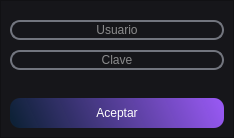
<?xml version="1.0" encoding="UTF-8"?>
<ui version="4.0">
 <class>Dialog_login</class>
 <widget class="QDialog" name="Dialog_login">
  <property name="geometry">
   <rect>
    <x>0</x>
    <y>0</y>
    <width>234</width>
    <height>138</height>
   </rect>
  </property>
  <property name="windowTitle">
   <string>Login</string>
  </property>
  <property name="styleSheet">
   <string notr="true">background-color: rgb(22, 22, 26);</string>
  </property>
  <layout class="QGridLayout" name="gridLayout">
   <property name="leftMargin">
    <number>0</number>
   </property>
   <property name="topMargin">
    <number>0</number>
   </property>
   <property name="rightMargin">
    <number>0</number>
   </property>
   <property name="bottomMargin">
    <number>0</number>
   </property>
   <property name="spacing">
    <number>0</number>
   </property>
   <item row="0" column="0">
    <widget class="QFrame" name="frame">
     <property name="styleSheet">
      <string notr="true">

QLineEdit{
background-color: rgb(22, 22, 26);
border-radius: 10px;
font: 12pt &quot;SansSerif&quot;;
color: rgb(255, 255, 254);
border: 2px solid rgb(114, 117, 126);}

QLineEdit:hover{
background-color: rgb(22, 22, 26);
border-radius: 10px;
font: 12pt &quot;Sans Serif&quot;;
border: 2px solid rgb(44, 182, 125); }

QLineEdit:focus {
background-color: rgb(1, 1, 1);
border-radius:10px;
font: 12pt &quot;Sans Serif&quot;;
border: 2px solid rgb(127, 90, 240);
}

QPushButton{
background-color: qlineargradient(spread:reflect, x1:0, y1:0.562273, x2:1, y2:0.5, stop:0 rgba(11, 38, 67, 184), stop: 1 rgba(150, 88, 240, 255));
border-radius: 10px;
font: 12pt &quot;Sans Serif&quot;;
color: rgb(255, 255, 254); }

QPushButton:hover{
background-color: qlineargradient(spread:reflect, x1:0, y1:0.562273, x2:0.949, y2:0.545455, stop: 0 rgba(11, 38, 67, 184), stop:1 rgba(88, 240, 171, 255));
border-radius:10px;
font: 12pt &quot;Sans Serif&quot;;
color: rgb(255, 255, 254);
}


</string>
     </property>
     <property name="frameShape">
      <enum>QFrame::StyledPanel</enum>
     </property>
     <property name="frameShadow">
      <enum>QFrame::Raised</enum>
     </property>
     <layout class="QGridLayout" name="gridLayout_2">
      <item row="1" column="0">
       <spacer name="verticalSpacer_2">
        <property name="orientation">
         <enum>Qt::Vertical</enum>
        </property>
        <property name="sizeHint" stdset="0">
         <size>
          <width>20</width>
          <height>3</height>
         </size>
        </property>
       </spacer>
      </item>
      <item row="2" column="0">
       <widget class="QPushButton" name="pushButton_aceptar">
        <property name="minimumSize">
         <size>
          <width>110</width>
          <height>30</height>
         </size>
        </property>
        <property name="styleSheet">
         <string notr="true"/>
        </property>
        <property name="text">
         <string>Aceptar</string>
        </property>
       </widget>
      </item>
      <item row="0" column="0">
       <layout class="QVBoxLayout" name="verticalLayout">
        <property name="spacing">
         <number>10</number>
        </property>
        <property name="topMargin">
         <number>10</number>
        </property>
        <property name="bottomMargin">
         <number>10</number>
        </property>
        <item>
         <widget class="QLineEdit" name="lineEdit_usuario">
          <property name="minimumSize">
           <size>
            <width>151</width>
            <height>20</height>
           </size>
          </property>
          <property name="alignment">
           <set>Qt::AlignCenter</set>
          </property>
          <property name="placeholderText">
           <string>Usuario</string>
          </property>
         </widget>
        </item>
        <item>
         <widget class="QLineEdit" name="lineEdit_clave">
          <property name="minimumSize">
           <size>
            <width>151</width>
            <height>20</height>
           </size>
          </property>
          <property name="alignment">
           <set>Qt::AlignCenter</set>
          </property>
          <property name="dragEnabled">
           <bool>false</bool>
          </property>
          <property name="placeholderText">
           <string>Clave</string>
          </property>
         </widget>
        </item>
       </layout>
      </item>
     </layout>
    </widget>
   </item>
  </layout>
 </widget>
 <resources/>
 <connections/>
</ui>
